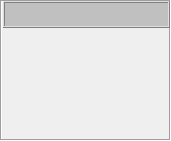
   <widget class="QFrame" name="Compresor_LP_3">
    <property name="geometry">
     <rect>
      <x>648</x>
      <y>148</y>
      <width>171</width>
      <height>141</height>
     </rect>
    </property>
    <property name="styleSheet">
     <string notr="true">background-color: none;</string>
    </property>
    <property name="frameShape">
     <enum>QFrame::Box</enum>
    </property>
    <property name="frameShadow">
     <enum>QFrame::Sunken</enum>
    </property>
    <widget class="QFrame" name="frame_12">
     <property name="geometry">
      <rect>
       <x>3</x>
       <y>1</y>
       <width>167</width>
       <height>27</height>
      </rect>
     </property>
     <property name="minimumSize">
      <size>
       <width>167</width>
       <height>27</height>
      </size>
     </property>
     <property name="maximumSize">
      <size>
       <width>167</width>
       <height>27</height>
      </size>
     </property>
     <property name="styleSheet">
      <string notr="true">background-color: rgb(192, 192, 192);</string>
     </property>
     <property name="frameShape">
      <enum>QFrame::Box</enum>
     </property>
     <property name="frameShadow">
      <enum>QFrame::Raised</enum>
     </property>
     <layout class="QGridLayout" name="gridLayout_22">
      <item row="0" column="0">
       <widget class="AUpTextLabel" name="leGEN_AVR_26">
        <property name="minimumSize">
         <size>
          <width>137</width>
          <height>9</height>
         </size>
        </property>
        <property name="maximumSize">
         <size>
          <width>137</width>
          <height>9</height>
         </size>
        </property>
        <property name="LabelText" stdset="0">
         <string>ESTADO CMD MOTOR</string>
        </property>
        <property name="Font">
         <font>
          <pointsize>9</pointsize>
          <weight>75</weight>
          <bold>true</bold>
         </font>
        </property>
       </widget>
      </item>
     </layout>
    </widget>
    <widget class="AUpTextLabel" name="leGEN_AVR_74">
     <property name="geometry">
      <rect>
       <x>14</x>
       <y>120</y>
       <width>145</width>
       <height>16</height>
      </rect>
     </property>
     <property name="layoutDirection">
      <enum>Qt::RightToLeft</enum>
     </property>
     <property name="styleSheet">
      <string notr="true">color: rgb(22, 241, 22);</string>
     </property>
     <property name="LabelText" stdset="0">
      <string>VENT B CARCAZA TURB</string>
     </property>
     <property name="Font">
      <font>
       <pointsize>9</pointsize>
       <weight>75</weight>
       <bold>true</bold>
      </font>
     </property>
    </widget>
    <widget class="AUpTextLabel" name="leGEN_AVR_75">
     <property name="geometry">
      <rect>
       <x>12</x>
       <y>104</y>
       <width>145</width>
       <height>16</height>
      </rect>
     </property>
     <property name="layoutDirection">
      <enum>Qt::RightToLeft</enum>
     </property>
     <property name="styleSheet">
      <string notr="true">color: rgb(22, 241, 22);</string>
     </property>
     <property name="LabelText" stdset="0">
      <string>VENT A CARCAZA TURB</string>
     </property>
     <property name="Font">
      <font>
       <pointsize>9</pointsize>
       <weight>75</weight>
       <bold>true</bold>
      </font>
     </property>
    </widget>
    <widget class="AUpTextLabel" name="leGEN_AVR_76">
     <property name="geometry">
      <rect>
       <x>20</x>
       <y>88</y>
       <width>131</width>
       <height>16</height>
      </rect>
     </property>
     <property name="layoutDirection">
      <enum>Qt::RightToLeft</enum>
     </property>
     <property name="styleSheet">
      <string notr="true">color: rgb(22, 241, 22);</string>
     </property>
     <property name="LabelText" stdset="0">
      <string>VENT B CARCAZA GEN</string>
     </property>
     <property name="Font">
      <font>
       <pointsize>9</pointsize>
       <weight>75</weight>
       <bold>true</bold>
      </font>
     </property>
    </widget>
    <widget class="AUpTextLabel" name="leGEN_AVR_77">
     <property name="geometry">
      <rect>
       <x>18</x>
       <y>74</y>
       <width>135</width>
       <height>16</height>
      </rect>
     </property>
     <property name="layoutDirection">
      <enum>Qt::RightToLeft</enum>
     </property>
     <property name="styleSheet">
      <string notr="true">color: rgb(22, 241, 22);</string>
     </property>
     <property name="LabelText" stdset="0">
      <string>VENT A CARCAZA GEN</string>
     </property>
     <property name="Font">
      <font>
       <pointsize>9</pointsize>
       <weight>75</weight>
       <bold>true</bold>
      </font>
     </property>
    </widget>
    <widget class="AUpTextLabel" name="leGEN_AVR_78">
     <property name="geometry">
      <rect>
       <x>8</x>
       <y>32</y>
       <width>145</width>
       <height>16</height>
      </rect>
     </property>
     <property name="layoutDirection">
      <enum>Qt::RightToLeft</enum>
     </property>
     <property name="styleSheet">
      <string notr="true">color: rgb(22, 241, 22);</string>
     </property>
     <property name="LabelText" stdset="0">
      <string>BOMBA DE ALJIBE GEN</string>
     </property>
     <property name="Font">
      <font>
       <pointsize>9</pointsize>
       <weight>75</weight>
       <bold>true</bold>
      </font>
     </property>
    </widget>
    <widget class="AUpTextLabel" name="leGEN_AVR_79">
     <property name="geometry">
      <rect>
       <x>48</x>
       <y>46</y>
       <width>83</width>
       <height>16</height>
      </rect>
     </property>
     <property name="layoutDirection">
      <enum>Qt::RightToLeft</enum>
     </property>
     <property name="styleSheet">
      <string notr="true">color: rgb(22, 241, 22);</string>
     </property>
     <property name="LabelText" stdset="0">
      <string>BOMBA HIDR</string>
     </property>
     <property name="Font">
      <font>
       <pointsize>9</pointsize>
       <weight>75</weight>
       <bold>true</bold>
      </font>
     </property>
    </widget>
    <widget class="AUpTextLabel" name="leGEN_AVR_80">
     <property name="geometry">
      <rect>
       <x>34</x>
       <y>60</y>
       <width>113</width>
       <height>16</height>
      </rect>
     </property>
     <property name="layoutDirection">
      <enum>Qt::RightToLeft</enum>
     </property>
     <property name="styleSheet">
      <string notr="true">color: rgb(22, 241, 22);</string>
     </property>
     <property name="LabelText" stdset="0">
      <string>BOMBA DE LUB AC</string>
     </property>
     <property name="Font">
      <font>
       <pointsize>9</pointsize>
       <weight>75</weight>
       <bold>true</bold>
      </font>
     </property>
    </widget>
   </widget>
